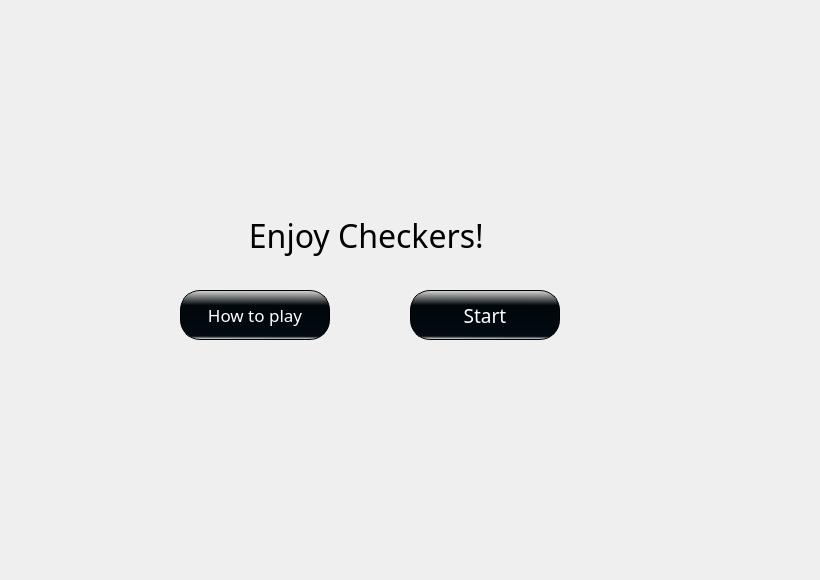
    <widget class="QWidget" name="page">
     <widget class="QPushButton" name="StartButton">
      <property name="geometry">
       <rect>
        <x>410</x>
        <y>290</y>
        <width>150</width>
        <height>50</height>
       </rect>
      </property>
      <property name="font">
       <font>
        <family>Cooper Black</family>
        <pointsize>14</pointsize>
       </font>
      </property>
      <property name="styleSheet">
       <string notr="true">QPushButton{
	color: white;
	background-color:qlineargradient(spread:reflect, x1:1, y1:0, x2:0.995, y2:1, stop:0 rgba(218, 218, 218, 255), stop:0.305419 rgba(0, 7, 11, 255), stop:0.935961 rgba(2, 11, 18, 255), stop:1 rgba(240, 240, 240, 255));
	border: 1px solid black;
	border-radius: 20px;
}</string>
      </property>
      <property name="text">
       <string>Start</string>
      </property>
     </widget>
     <widget class="QLabel" name="WelcomeLabel">
      <property name="geometry">
       <rect>
        <x>190</x>
        <y>190</y>
        <width>361</width>
        <height>91</height>
       </rect>
      </property>
      <property name="font">
       <font>
        <family>Cooper Black</family>
        <pointsize>24</pointsize>
        <bold>false</bold>
        <strikeout>false</strikeout>
        <kerning>true</kerning>
       </font>
      </property>
      <property name="text">
       <string>Enjoy Checkers! </string>
      </property>
      <property name="textFormat">
       <enum>Qt::PlainText</enum>
      </property>
      <property name="alignment">
       <set>Qt::AlignCenter</set>
      </property>
     </widget>
     <widget class="QPushButton" name="RuleButton">
      <property name="geometry">
       <rect>
        <x>180</x>
        <y>290</y>
        <width>150</width>
        <height>50</height>
       </rect>
      </property>
      <property name="font">
       <font>
        <family>Cooper Black</family>
        <pointsize>13</pointsize>
       </font>
      </property>
      <property name="styleSheet">
       <string notr="true">QPushButton{
	color: white;
	background-color:qlineargradient(spread:reflect, x1:1, y1:0, x2:0.995, y2:1, stop:0 rgba(218, 218, 218, 255), stop:0.305419 rgba(0, 7, 11, 255), stop:0.935961 rgba(2, 11, 18, 255), stop:1 rgba(240, 240, 240, 255));
	border: 1px solid black;
	border-radius: 20px;
}</string>
      </property>
      <property name="text">
       <string>How to play</string>
      </property>
     </widget>
     <widget class="QLabel" name="BackgroundLabel">
      <property name="geometry">
       <rect>
        <x>-30</x>
        <y>0</y>
        <width>811</width>
        <height>571</height>
       </rect>
      </property>
      <property name="styleSheet">
       <string notr="true">background-image:  url(:/image/background.jpg);</string>
      </property>
      <property name="text">
       <string/>
      </property>
     </widget>
     <zorder>BackgroundLabel</zorder>
     <zorder>StartButton</zorder>
     <zorder>WelcomeLabel</zorder>
     <zorder>RuleButton</zorder>
    </widget>
